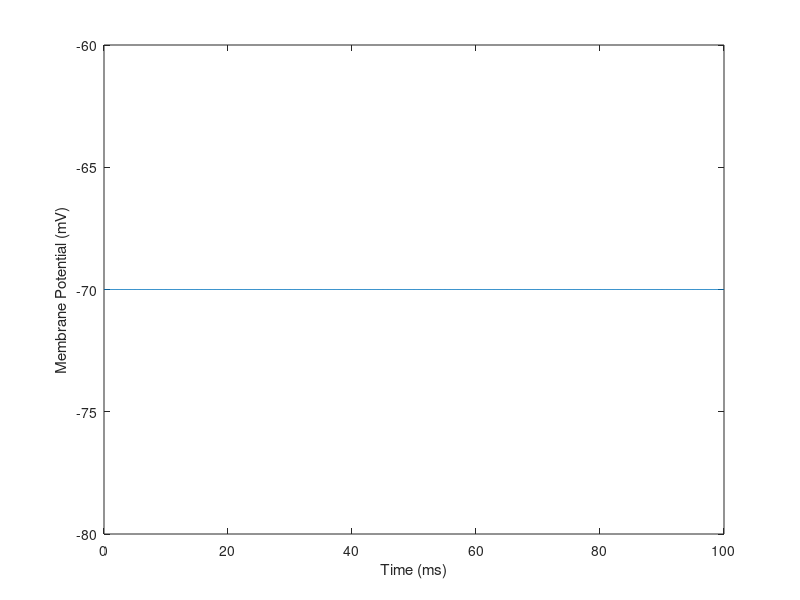
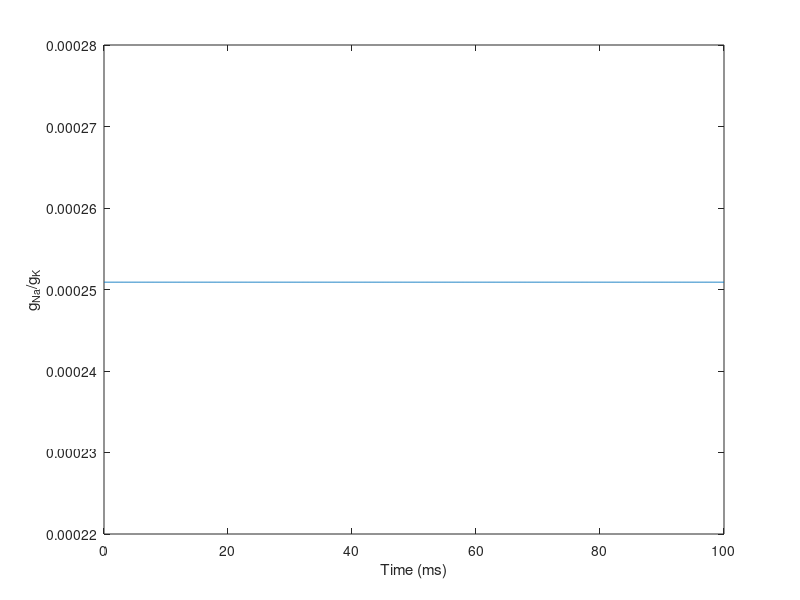
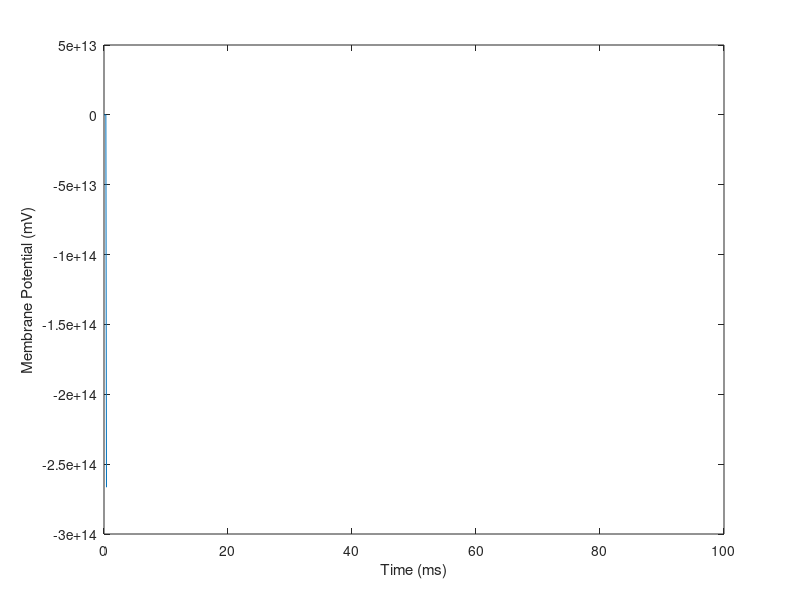
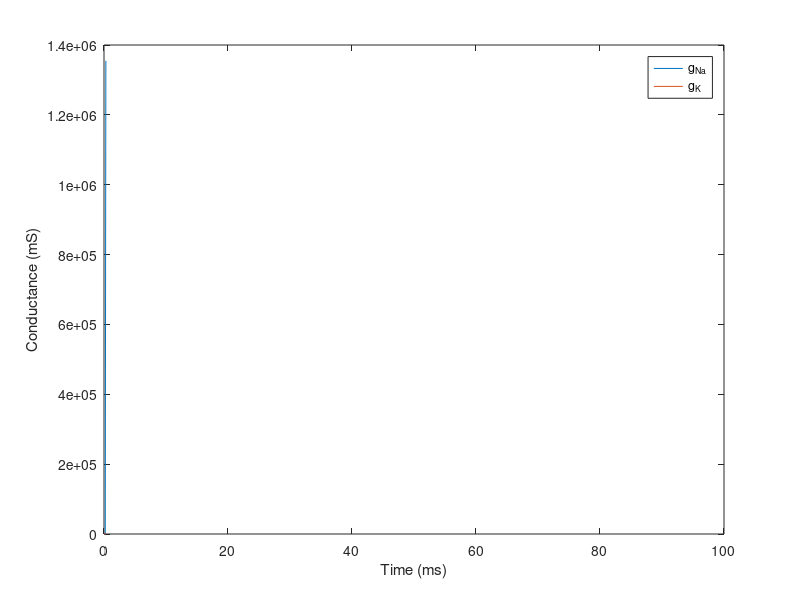

MATLAB code to generate these figures, in order:
clear all
close all
clc

% simulation parameters
t = 0:.1:100;

% constants
gbar_K = 36;
gbar_Na = 120;
gbar_L = .3;
E_K = -12;
E_Na = 115;
E_L = 10.6;
V_rest = -70;
C_m = .001;

% calculate gating variables at rest
a_m = .1*((25-V_rest)/(exp((25-V_rest)/10)-1));
B_m = 4*exp(-V_rest/18);
a_n = .01*((10-V_rest)/(exp((10-V_rest)/10)-1));
B_n = .125*exp(-V_rest/80);
a_h = .07*exp(-V_rest/20);
B_h = 1/(exp((30-V_rest)/10)+1);

m = a_m/(a_m+B_m);
n = a_n/(a_n+B_n);
h = a_h/(a_h+B_h);

% calculate g_Na & g_K at rest
g_Na = m^3*gbar_Na*h;
g_K = n^4*gbar_K;

%% steady-state
% plot resting membrane potential
V_m(1:1001) = V_rest;
figure(1)
plot(t,V_m)
xlabel('Time (ms)')
ylabel('Membrane Potential (mV)')

% calculate & plot g_Na/g_K ratio
r(1:1001) = g_Na/g_K;
figure(2)
plot(t,r)
xlabel('Time (ms)')
ylabel('g_{Na}/g_K')

%% step pulse stimulation
for i = 1:1000
%     calculate gating variables
    m = m+.1*(a_m*(1-m)-B_m*m);
    n = n+.1*(a_n*(1-n)-B_n*n);
    h = h+.1*(a_h*(1-h)-B_h*h);
    
%     calculate Na & K channel conductance
    g_Na(i+1) = m^3*gbar_Na*h;
    g_K(i+1) = n^4*gbar_K;
    
%     calculate currents
    I_K = g_K(i)*(V_m(i)-E_K);
    I_Na = g_Na(i)*(V_m(i)-E_Na);
    I_L = gbar_L*(V_m(i)-E_L);
    if i < 6
        I_ion = .005-I_K-I_Na-I_L;
    else
        I_ion = -I_K-I_Na-I_L;
    end
    
%     calculate membrane potential
    V_m(i+1) = V_m(i)+.1*I_ion/C_m;
    
%     calculate gating variables
    a_m = .1*((25-V_m(i))/(exp((25-V_m(i))/10)-1));
    B_m = 4*exp(-V_m(i)/18);
    a_n = .01*((10-V_m(i))/(exp((10-V_m(i))/10)-1));
    B_n = .125*exp(-V_m(i)/80);
    a_h = .07*exp(-V_m(i)/20);
    B_h = 1/(exp((30-V_m(i))/10)+1);
end

% plot membrane potential
figure(3)
plot(t,V_m)
xlabel('Time (ms)')
ylabel('Membrane Potential (mV)')

% plot channel conductances
figure(4)
plot(t,g_Na,t,g_K)
legend('g_{Na}','g_K')
xlabel('Time (ms)')
ylabel('Conductance (mS)')

%% constant stimulation
for i = 1:1000
%     calculate gating variables
    m = m+.1*(a_m*(1-m)-B_m*m);
    n = n+.1*(a_n*(1-n)-B_n*n);
    h = h+.1*(a_h*(1-h)-B_h*h);
    
%     calculate Na & K channel conductance
    g_Na(i+1) = m^3*gbar_Na*h;
    g_K(i+1) = n^4*gbar_K;
    
%     calculate currents
    I_K = g_K(i)*(V_m(i)-E_K);
    I_Na = g_Na(i)*(V_m(i)-E_Na);
    I_L = gbar_L*(V_m(i)-E_L);
    I_ion = .005-I_K-I_Na-I_L;
    
%     calculate membrane potential
    V_m(i+1) = V_m(i)+.1*I_ion/C_m;
    
%     calculate gating variables
    a_m = .1*((25-V_m(i))/(exp((25-V_m(i))/10)-1));
    B_m = 4*exp(-V_m(i)/18);
    a_n = .01*((10-V_m(i))/(exp((10-V_m(i))/10)-1));
    B_n = .125*exp(-V_m(i)/80);
    a_h = .07*exp(-V_m(i)/20);
    B_h = 1/(exp((30-V_m(i))/10)+1);
end

% plot membrane potential
figure(5)
plot(t,V_m)
xlabel('Time (ms)')
ylabel('Membrane Potential (mV)')

% plot channel conductances
figure(6)
plot(t,g_Na,t,g_K)
legend('g_{Na}','g_K')
xlabel('Time (ms)')
ylabel('Conductance (mS)')
